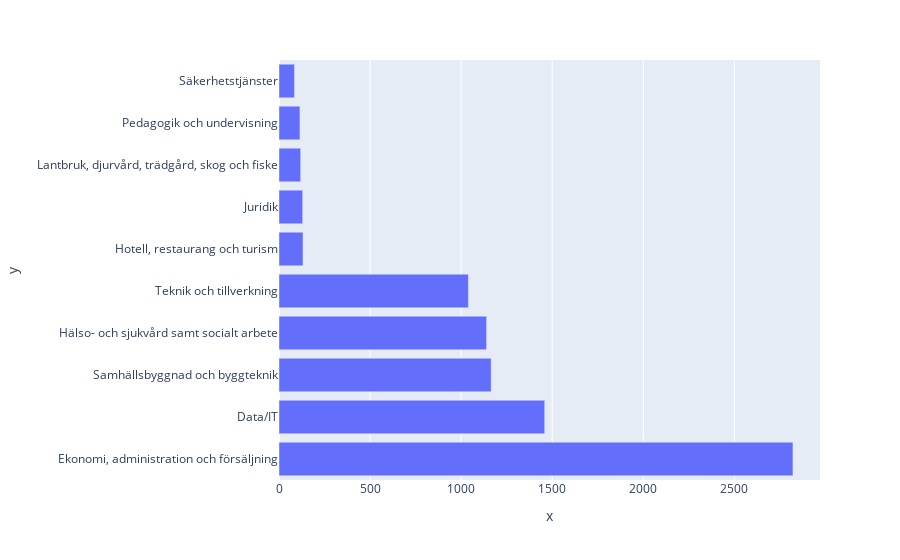

The cell this chart's notebook holds for it:
### Code cell
import plotly.express as px

top_anordnare = df_result.groupby('Utbildningsområde')['Antal beviljade platser start 2024'].sum().nlargest(10)
fig = px.bar(x=top_anordnare.values, y=top_anordnare.index, orientation='h')
fig.show()

### Figure 1 — Plotly figure (JSON) as saved in the notebook; plotly's stock layout.template omitted (floating-point values rounded to 4 significant figures)
{"data": [{"alignmentgroup": "True", "hovertemplate": "x=%{x}<br>y=%{y}<extra></extra>", "legendgroup": "", "marker": {"color": "#636efa", "pattern": {"shape": ""}}, "name": "", "offsetgroup": "", "orientation": "h", "showlegend": false, "textposition": "auto", "type": "bar", "x": [2822, 1459, 1165, 1140, 1040, 132, 130, 119, 115, 85], "xaxis": "x", "y": ["Ekonomi, administration och försäljning", "Data/IT", "Samhällsbyggnad och byggteknik", "Hälso- och sjukvård samt socialt arbete", "Teknik och tillverkning", "Hotell, restaurang och turism", "Juridik", "Lantbruk, djurvård, trädgård, skog och fiske", "Pedagogik och undervisning", "Säkerhetstjänster"], "yaxis": "y"}], "layout": {"barmode": "relative", "legend": {"tracegroupgap": 0}, "margin": {"t": 60}, "xaxis": {"anchor": "y", "domain": [0, 1], "title": {"text": "x"}}, "yaxis": {"anchor": "x", "domain": [0, 1], "title": {"text": "y"}}}}
